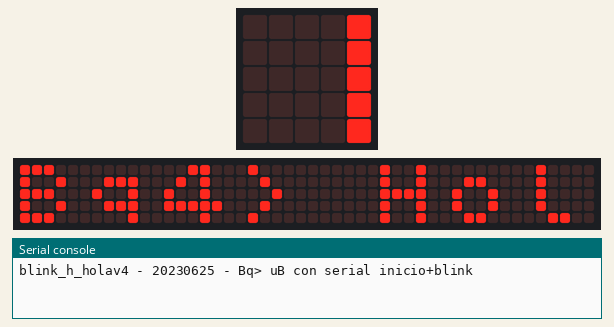
This program was run on a simulated BBC micro:bit (MakeCode). On the bench: the board's 5×5 LED display, a strip that is not on the board, showing the scrolling text unrolled, the last lines printed to the serial console. The 48×5 strip is a reading aid, not a part: it shows the text the display is scrolling, unrolled, one strip-width of it at a time.

Above: at 0.2 s.
At 2.2 s:
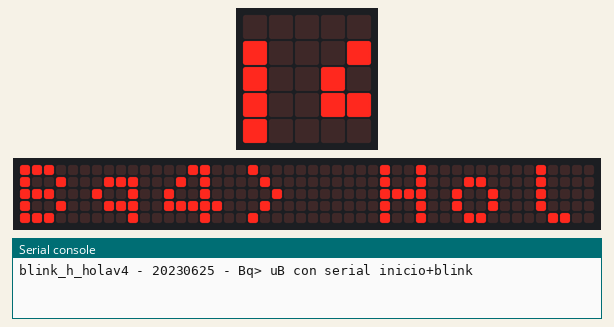
At 4.1 s:
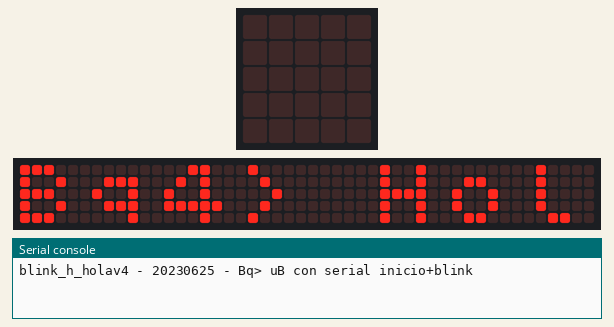
At 8.8 s:
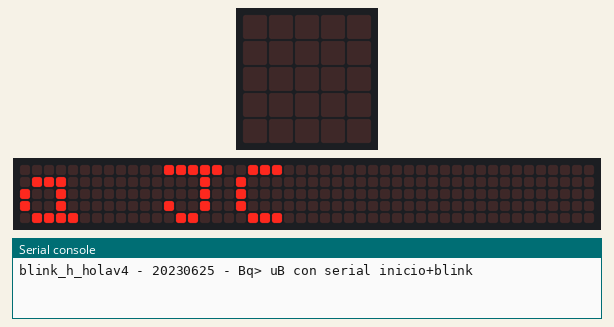
At 11.8 s:
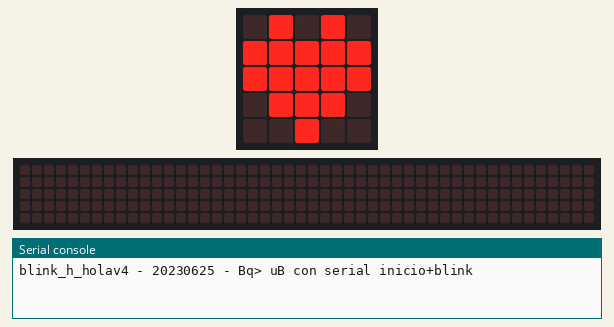
At 12.5 s:
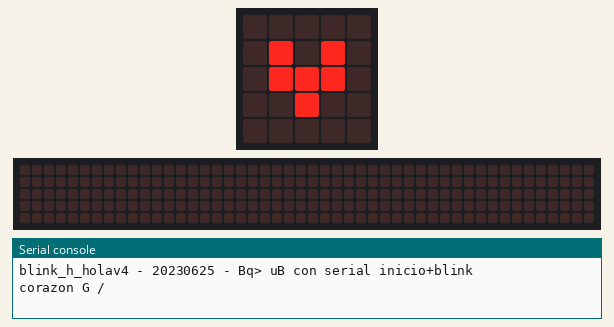

Measured:
- what the display in image 2 shows lasts 0.6 s, from 4.1 s to 4.7 s
- what the display in image 3 shows lasts 0.5 s, from 8.7 s to 9.2 s
- what the display in image 4 shows lasts 0.7 s, from 11.7 s to 12.4 s

The program:

main.ts
```typescript
serial.writeLine("blink_h_holav4 - 20230625 - Bq> uB con serial inicio+blink ")
basic.showString("Bq4> Hola JC")
basic.forever(function () {
    basic.showIcon(IconNames.Heart)
    serial.writeString("corazon G /")
    basic.pause(100)
    basic.showIcon(IconNames.SmallHeart)
    serial.writeString("corazon p /")
    basic.pause(100)
})
```

test.ts
```typescript
// aquí va el archivo "tests"; esto no se compilará cuando este paquete se utilice como una extensión.
```
